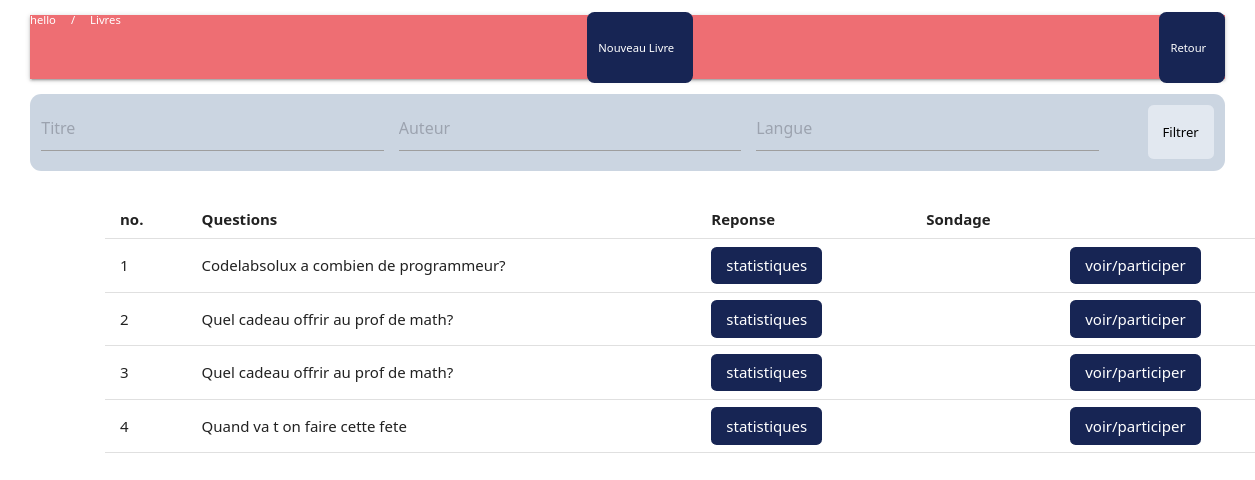
Page /poll_sondages/ (signed in) on the earlier database version.
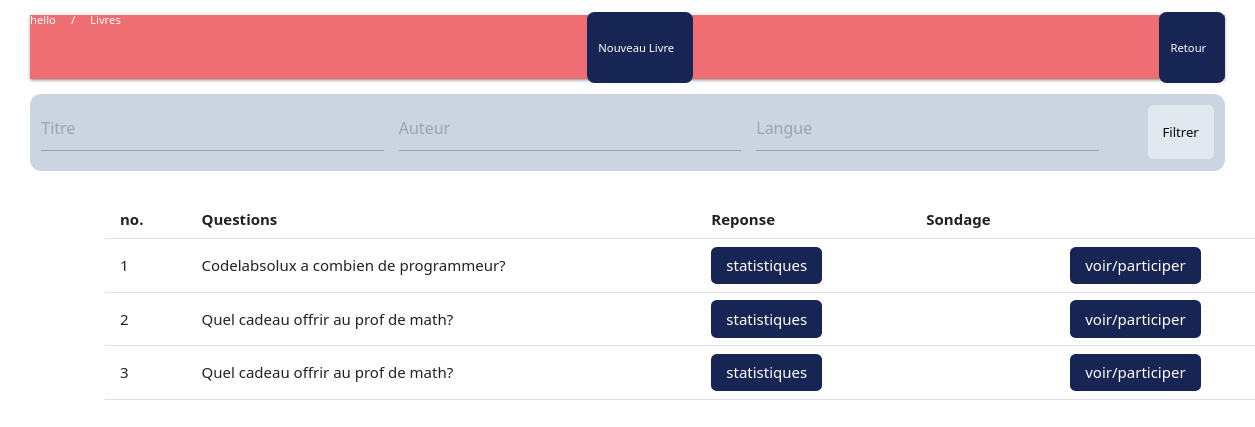
Same page on the later database version.
### poll_sondage/models.py (models this page shows, shortened)
class Question(models.Model):
    user = models.ForeignKey(User, on_delete=models.CASCADE, related_name="poll_questions", null=True, blank=True)
    question = models.CharField(max_length=300)

### poll_sondage/views.py (the view)
# urls.py: path('', liste_sondage_admin_index, name='liste_sondage_admin_index'),
@login_required
def liste_sondage_admin_index(request):
    questions = Question.objects.all()
    return render(request ,'poll_sondage/liste_sondage_admin.html', {'questions' : questions})

### poll_sondage/templatetags/poll_getters.py (called while the page is built)
@register.filter
def get_choice_percentage(pk):
    choice = get_object_or_404(Choice, id=pk)
    vote= Vote.objects.filter(choice=choice)
    return vote

@register.filter
def get_total_vote(pk):
    poll = get_object_or_404(Question, id=pk)
    vote= Vote.objects.filter(question=poll)
    return vote

@register.filter
def calculate_percentage(choice, total_votes):
    if total_votes.count() == 0:
        return 0
    return (choice.count() / total_votes.count()) * 100

### templates/poll_sondage/liste_sondage_admin.html (shortened to what this page needs)
{% extends 'base/base.html' %}
{% load get_choices get_choice_percentage get_total_vote from poll_getters %}
{% load poll_getters %}
{% load static %}
{% block content %}
<div class="px-8 pb-8 w-full max-w-[1350px] mx-auto">
    <nav
      class="mx-auto my-4 flex flex-row justify-between items-center gap-4 text-xs w-full max-w-[1350px]"
    >
      <div class="flex gap-4">
        <a
          class="hover:text-green-300 transition ease-in duration-300"
          href=""
          >
          hello<i class="fa-solid fa-house"></i>
        </a>
        /
        <a
          class="hover:text-green-400 transition ease-in duration-300"
          href=""
          >Livres</a
        >
      </div>
      <a
        href=""
        class="px-3 py-2 bg-blue-950 text-xs text-white hover:text-green-300 flex items-center rounded-lg transition duration-300 ease-in"
        >Nouveau Livre</a>
      <a
        href="{% url 'home' %}"
        class="px-3 py-2 bg-blue-950 text-xs text-white hover:text-green-300 flex items-center rounded-lg transition duration-300 ease-in"
        >Retour</a>
    </nav>
    <section id="books" class="w-full flex flex-col xl:flex-row gap-8 text-left">
      <div class="text-sm flex flex-col xl:w-[300px] gap-3 xl:fixed z-30">
        <form
          action=""
          class="p-3 w-full bg-slate-300 rounded-xl flex xl:flex-col gap-4"
        >
          <input
            placeholder="Titre"
            name="query"
            type="text"
            class="px-4 py-2 rounded-md text-sm focus:bg-sky-100 w-full"
          />
          <input
            placeholder="Auteur"
            name="query"
            type="text"
            class="px-4 py-2 rounded-md text-sm focus:bg-sky-100 w-full"
          />
          <input
            placeholder="Langue"
            name="query"
            type="text"
            class="px-4 py-2 rounded-md text-sm focus:bg-sky-100 w-full"
          />
          <div class="flex gap-3">
            <a
              href=""
              class="px-3 py-2 rounded-lg text-sm text-black hover:text-white hover:bg-blue-950 transition duration-300 ease-in"
            >
            </a>
            <button
              class="px-4 py-2 w-full bg-slate-200 text-black hover:bg-green-200 rounded-md transition duration-300 ease-in"
              type="submit"
            >
              Filtrer
            </button>
          </div>
        </form>
      </div>
      <div x-data="{ openModal: false }" class="xl:ml-80 w-full ml-20">
        <table class="w-full">
          <thead>
            <tr>
              <th class="border px-4 py-2">no.</th>
              <th class="border px-4 py-2">Questions</th>
              <th class="border px-4 py-2">Reponse</th>
              <th class="border px-4 py-2">Sondage</th>
            </tr>
          </thead>
          <tbody>
            {% for question in questions %}
            <tr>
              <td class="border px-4 py-2">{{ forloop.counter }}</td>
              <td class="border px-4 py-2">{{ question.question }}</td>
              <td class="border px-4 py-2">
                <div class="">
                  <div x-data="{ open: false }">
                    <button x-on:click="open = true" class="px-4 py-2 bg-blue-950 text-white hover:text-blue-950 hover:bg-white transition duration-300 ease-in rounded-md"> statistiques </button>
                  </div>
                </div>
              </td>
              <td class="border px-4 py-2">
                <td class="border px-4 py-2">
                <div class="">
                  <div x-data="{ open: false }">
                    <button x-on:click="open = true" class="px-4 py-2 bg-blue-950 text-white hover:text-blue-950 hover:bg-white transition duration-300 ease-in rounded-md"> voir/participer </button>
                  </div>
                </div>
              </td>
              </td>
            </tr>
            {% endfor %}
          </tbody>
        </table>
      </div>
    </section>
  </div>
{% endblock %}

Differences in the rows shown:
removed Question: question "Quand va t on faire cette fete"
